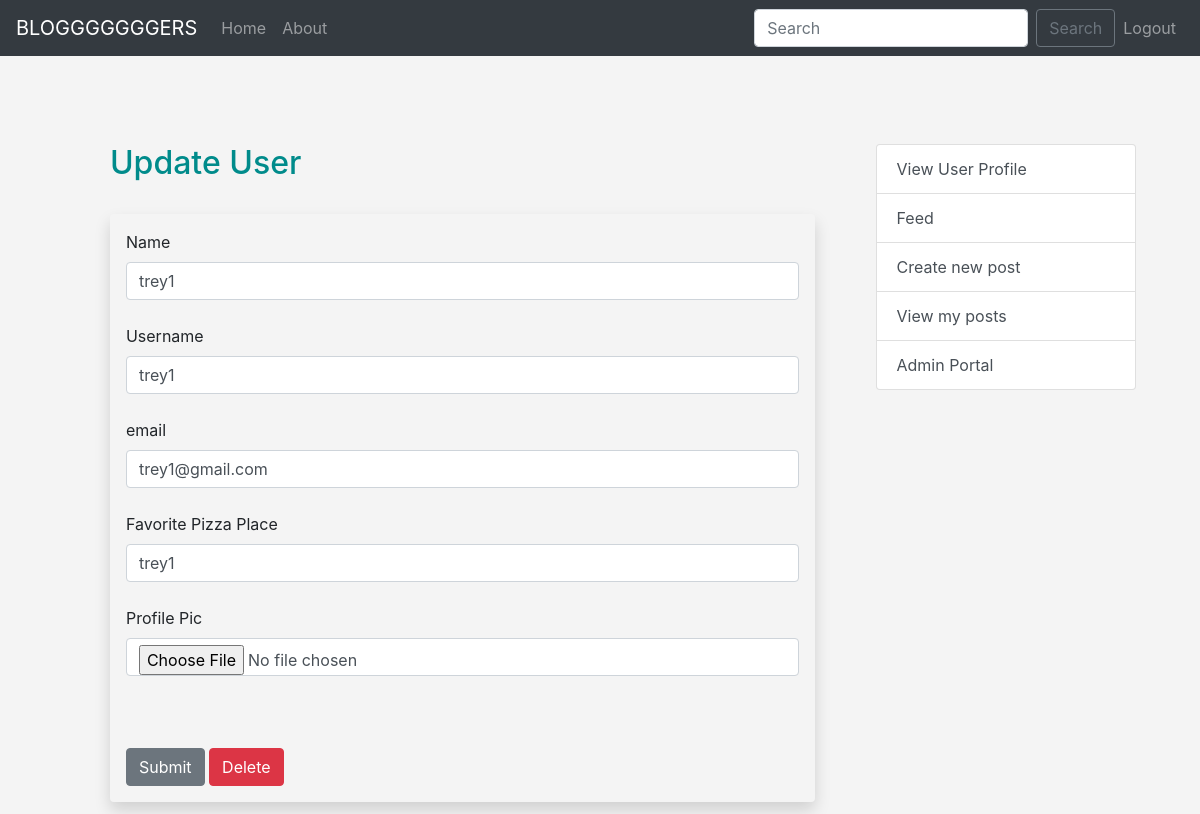
Screenshot of /users/update/4 (signed in) with the database file from the repository.
### app/models.py (models this page shows, shortened)
class Users(db.Model, UserMixin):
    id = db.Column(db.Integer, primary_key=True)
    username = db.Column(db.String(20), nullable=False, unique=True)
    name = db.Column(db.String(200), nullable=False)
    email = db.Column(db.String(200), nullable=False, unique=True)
    favorite_pizza_place = db.Column(db.String(200), default="You")
    date_added = db.Column(db.DateTime, default=datetime.now(timezone.utc))
    profile_pic = db.Column(db.String(), nullable=True)
    is_admin = db.Column(db.Boolean, nullable=False, default=False)
    password_hash = db.Column(db.String(128))
    posts = db.relationship('Posts', backref='poster')
    @property
    def password(self):
        raise AttributeError("password is not a readable attribute")

### app/blueprints/users.py (the view)
@users_bp.route('/update/<int:id>', methods=['GET', 'POST'])
@login_required
def update(id):
    form = UserForm()
    name_to_update = Users.query.get_or_404(id)
    if request.method == "POST":
        name_to_update.name = request.form['name']
        name_to_update.email = request.form['email']
        name_to_update.favorite_pizza_place = request.form['favorite_pizza_place']
        name_to_update.username = request.form['username']
        name_to_update.profile_pic = request.files['profile_pic']
        if request.files['profile_pic']:
            name_to_update.profile_pic = request.files['profile_pic']
            pic_filename = secure_filename(name_to_update.profile_pic.filename)
            pic_name = str(uuid.uuid1()) + "_" + pic_filename
            saver = request.files['profile_pic']
            name_to_update.profile_pic = pic_name
            try:
                db.session.commit()
                saver.save(os.path.join(current_app.config['UPLOAD_FOLDER'], pic_name))
                flash("User Updated Successfully!")
                return render_template("dashboard.html")
            except BaseException:
                flash("ERROR! TRY AGAIN!")
                return render_template('users/update.html', form=form, name_to_update=name_to_update)
        else:
            try:
                name_to_update.profile_pic = None
                db.session.commit()
                flash("User updated!!")
                return render_template('dashboard.html')
            except BaseException:
                flash("ERROR! TRY AGAIN!")
                return render_template('users/update.html', form=form, name_to_update=name_to_update)
    else:
        return render_template('users/update.html', form=form, name_to_update=name_to_update,id=id)

### app/forms.py
class UserForm(FlaskForm):
    name = StringField("Name", validators=[DataRequired()])
    username = StringField("Username", validators=[DataRequired()])
    email = StringField("email", validators=[DataRequired(), Email()])
    favorite_pizza_place = StringField("Favorite Pizza Place")
    password = PasswordField('Password', validators=[DataRequired(), EqualTo('password2', message='Passwords must match!')])
    password2 = PasswordField('Confirm Password', validators=[DataRequired()])
    profile_pic = FileField("Profile Pic")
    submit = SubmitField("Submit")

class SearchForm(FlaskForm):
    searched = StringField("Searched", validators=[DataRequired()])
    submit = SubmitField("Submit")

### app/blueprints/general.py (called while the page is built)
@login_manager.user_loader
def load_user(user_id):
    return Users.query.get(int(user_id))

@general_bp.app_context_processor
def base():
    form = SearchForm()
    return dict(form=form)

### app/templates/users/update.html (shortened to what this page needs)
{% extends 'base.html' %}
{% block content %}
{% if id == current_user.id or current_user.is_admin %}
    <h1> Update User</h1>
    <br/>
    <div class="shadow p-3 mb-5 bg-body-tertiary rounded">
    <form action="{{url_for('users.update',id=id)}}" method="POST" enctype="multipart/form-data">
        {{form.name.label(class="form-label")}}
        {{form.name(class="form-control", value=name_to_update.name)}}
        <br>
        {{form.username.label(class="form-label")}}
        {{form.username(class="form-control", value=name_to_update.username)}}
        <br>
        {{form.email.label(class="form-label")}}
        {{form.email(class="form-control", value=name_to_update.email)}}
        <br>
         {{form.favorite_pizza_place.label(class="form-label")}}
        {{form.favorite_pizza_place(class="form-control", value=name_to_update.favorite_pizza_place)}}
     {{form.profile_pic.label(class="form-label")}}
      {{form.profile_pic(class="form-control", value=name_to_update.profile_pic)}}
        <br>
<br><br>
    {{form.submit(class="btn btn-secondary")}}
    <a class="btn btn-danger" href="{{url_for('users.delete',id=id)}}">Delete</a>
    </form>
    </div>
    {% endif %}
{% endblock %}

### app/static/css/styles.css (style rules this page uses)
h1 { color: darkcyan; font-size: 2em; }
body { background: #f4f4f4; }

### rows the page displays
Users: name "trey1", username "trey1", email "trey1@gmail.com", favorite_pizza_place "trey1"
